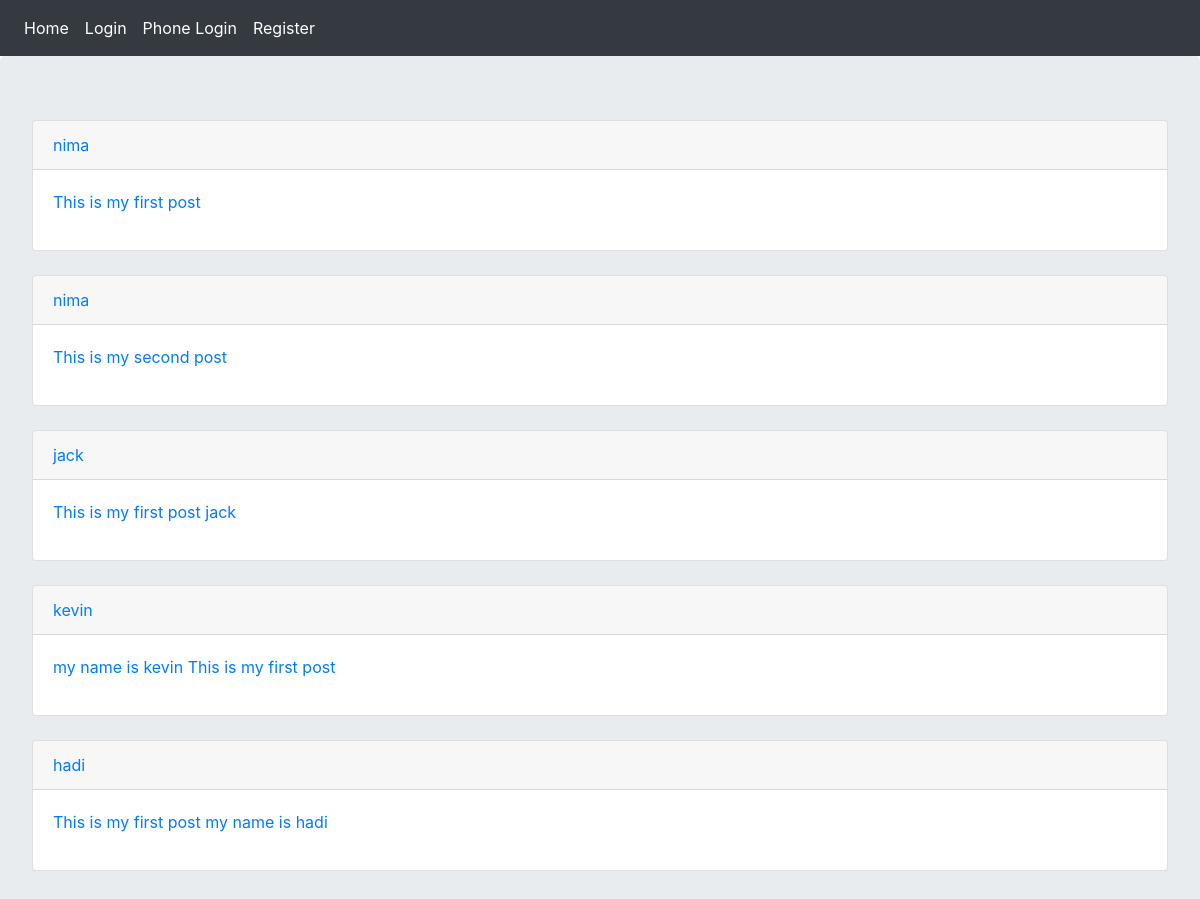
The page / on the database its author committed.
### posts/models.py (models this page shows, shortened)
class Post(models.Model):
    user = models.ForeignKey(User, on_delete=models.CASCADE)
    body = models.TextField(max_length=500)
    slug = models.SlugField(max_length=200)
    created = models.DateTimeField(auto_now_add=True)
    def get_absolut_url(self):
        return reverse('posts:post_detail', args=[self.created.year, self.created.month, self.created.day, self.slug])

### posts/views.py (the view)
# urls.py: path('', views.all_posts, name='all_posts'),
def all_posts(request):
    posts = Post.objects.all()
    return render(request, 'posts/all_posts.html', {'posts': posts})

### posts/templates/posts/all_posts.html (shortened to what this page needs)
{% extends 'base.html' %}
{% block content %}
    {% for post in posts %}
        <div class="card">
            <p class="card-header"><a href="{% url 'account:dashboard' post.user.id %}">{{ post.user }}</a></p>
            <p class="card-body"><a href="{{ post.get_absolut_url }}">{{ post.body }}</a></p>
        </div><br>
    {% endfor %}
{% endblock %}

### rows shown on the page
Post: user "nima", body "This is my first post"
Post: user "nima", body "This is my second post"
Post: user "jack", body "This is my first post jack"
Post: user "kevin", body "my name is kevin This is my first post"
Post: user "hadi", body "This is my first post my name is hadi"
